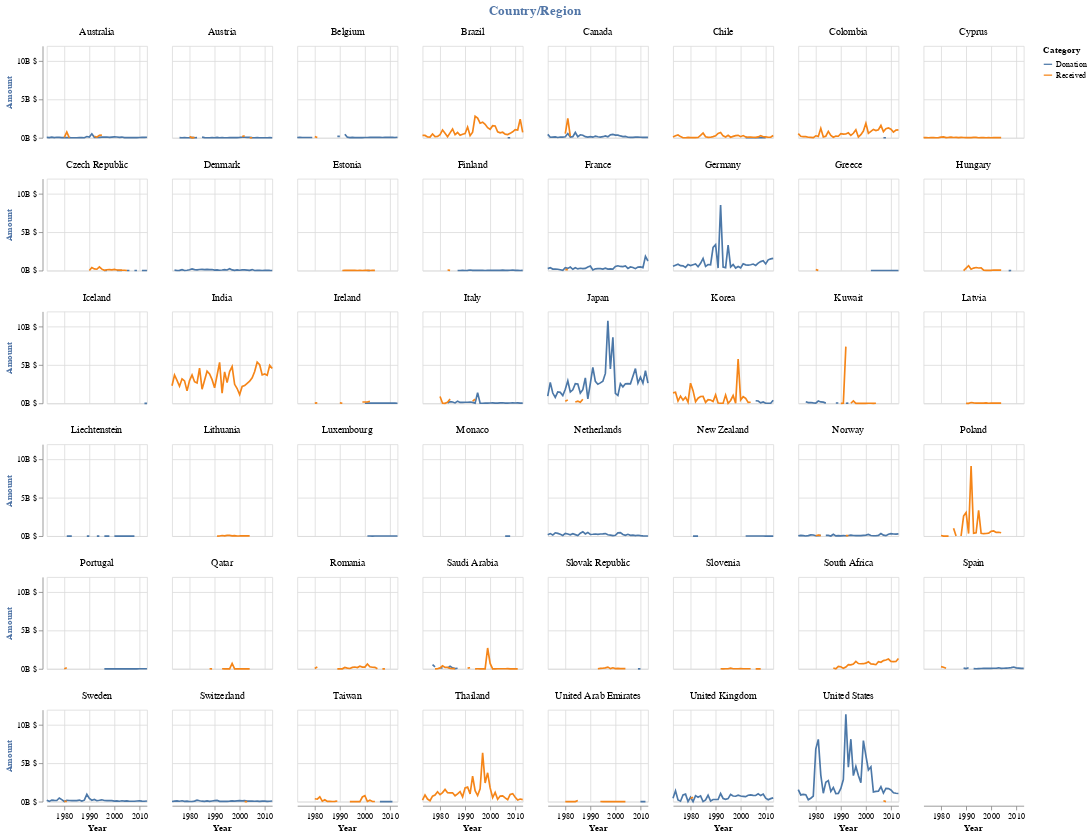

The notebook cell this image was saved under:
### Code cell
alt.Chart(all_df_melted).mark_line().encode(
    x = alt.X(
        'year',
        title = 'Year'
    ),
    y = alt.Y(
        'amount:Q',
        title = 'Amount',
        axis=alt.Axis(
            titleColor='#5276A7',
            labelExpr = 'datum.value + "B $"'
        ),
    ),
    color = alt.Color(
        'Category:N',
    ),
    facet = alt.Facet(
        "country:N",
        columns = 8,
        title = 'Country/Region',
        header = alt.Header(labelFontSize = 12)
    )
).properties(
    width = 120,
    height = 110,
).configure_header(
    titleColor='#5276A7',
    titleFontSize=16,
#     labelColor='red',
    labelFontSize=14
)

### Figure 1 — Vega-Lite specification as saved in the notebook (floating-point values rounded to 4 significant figures; data arrays with more than 128 entries replaced by an {"elided": "..."} marker saying what was removed)
{"config": {"view": {"continuousWidth": 400, "continuousHeight": 300}, "header": {"labelFontSize": 14, "titleColor": "#5276A7", "titleFontSize": 16}}, "data": {"name": "data-fb8d395d3dc724f50dee5d59c8e59c2f"}, "mark": "line", "encoding": {"color": {"type": "nominal", "field": "Category"}, "facet": {"type": "nominal", "columns": 8, "field": "country", "header": {"labelFontSize": 12}, "title": "Country/Region"}, "x": {"type": "temporal", "field": "year", "title": "Year"}, "y": {"type": "quantitative", "axis": {"labelExpr": "datum.value + \"B $\"", "titleColor": "#5276A7"}, "field": "amount", "title": "Amount"}}, "height": 110, "width": 120, "$schema": "https://vega.github.io/schema/vega-lite/v4.8.1.json", "datasets": {"data-fb8d395d3dc724f50dee5d59c8e59c2f": {"elided": "3854 records"}}}
